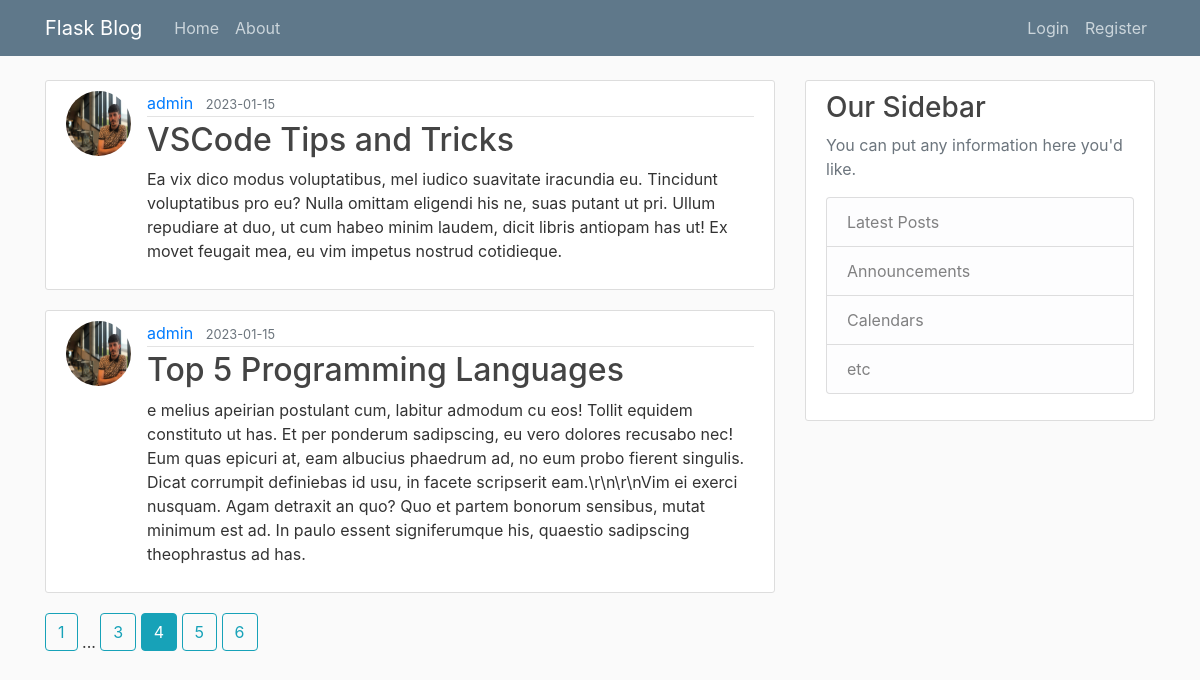
/home?page=4, run on the app's committed database.
### flaskblog/models.py (models this page shows, shortened)
class Post(db.Model):
    id = db.Column(db.Integer, primary_key=True)
    title = db.Column(db.String(100), nullable=False)
    date_posted = db.Column(db.DateTime, nullable=False, default=datetime.utcnow)
    content = db.Column(db.Text, nullable=False)
    user_id = db.Column(db.Integer, db.ForeignKey("user.id"), nullable=False)

class User(db.Model, UserMixin):
    id = db.Column(db.Integer, primary_key=True)
    username = db.Column(db.String(20), unique=True, nullable=False)
    email = db.Column(db.String(120), unique=True, nullable=False)
    image_file = db.Column(db.String(20), nullable=False, default="default.jpg")
    password = db.Column(db.String(60), nullable=False)
    posts = db.relationship(
        "Post", backref="author", lazy=True
    )  # backref isn't the actual column in Post, but lets us access who is the user that created that post

### flaskblog/routes.py (the view)
@app.route("/")
@app.route("/home")
def home():
    page = request.args.get("page", 1, type=int)  # http://127.0.0.1:5000/home?page=1
    posts = Post.query.order_by(Post.date_posted.desc()).paginate(
        page=page, per_page=2
    )  # show newer posts first, paginate
    return render_template("home.html", posts=posts)

### flaskblog/templates/home.html
{% extends "layout.html" %} {% block content %} {% for post in posts.items %}
<article class="media content-section">
  <img
    class="rounded-circle article-img"
    src="{{ url_for('static', filename='profile_pics/' + post.author.image_file) }}"
  />
  <div class="media-body">
    <div class="article-metadata">
      <a class="mr-2" href="#">{{ post.author.username }}</a>
      <small class="text-muted"
        >{{ post.date_posted.strftime('%Y-%m-%d') }}</small
      >
    </div>
    <h2>
      <a class="article-title" href="{{ url_for('post', post_id=post.id) }}"
        >{{ post.title }}</a
      >
    </h2>
    <p class="article-content">{{ post.content }}</p>
  </div>
</article>
{% endfor %} {% for page_num in posts.iter_pages(left_edge=1, right_edge=1,
left_current=1, right_current=2) %} {% if page_num %} {% if posts.page ==
page_num %}
<a class="btn btn-info mb-4" href="{{ url_for('home', page=page_num) }}"
  >{{ page_num }}</a
>
{% else %}
<a class="btn btn-outline-info mb-4" href="{{ url_for('home', page=page_num) }}"
  >{{ page_num }}</a
>
{% endif %} {% else %} ... {% endif %} {% endfor %} {% endblock content %}

### flaskblog/static/main.css (style rules this page uses)
body { background: #fafafa; color: #333333; margin-top: 5rem; }
h1, h2, h3, h4, h5, h6 { color: #444444; }
.content-section { background: #ffffff; padding: 10px 20px; border: 1px solid #dddddd; border-radius: 3px; margin-bottom: 20px; }
.article-title { color: #444444; }
.article-content { white-space: pre-line; }
.article-img { height: 65px; width: 65px; margin-right: 16px; }
.article-metadata { padding-bottom: 1px; margin-bottom: 4px; border-bottom: 1px solid #e3e3e3 }

### data on the page
Post: image_file (picture), author.username "admin", date_posted "2023-01-15", title "VSCode Tips and Tricks", content "Ea vix dico modus voluptatibus, mel iudico suavitate iracundia eu. Tincidunt voluptatibus pro eu? Nulla omittam eligendi his ne, suas putant ut pri. Ullum repudiare at duo, ut cum habeo minim laudem, dicit libris antiopam has ut! Ex movet feugait mea, eu vim impetus nostrud cotidieque."
Post: image_file (picture), author.username "admin", date_posted "2023-01-15", title "Top 5 Programming Languages", content "e melius apeirian postulant cum, labitur admodum cu eos! Tollit equidem constituto ut has. Et per ponderum sadipscing, eu vero dolores recusabo nec! Eum quas epicuri at, eam albucius phaedrum ad, no eum probo fierent singulis. Dicat corrumpit definiebas id usu, in facete scripserit eam.\\r\\n\\r\\nVim ei exerci nusquam. Agam detraxit an quo? Quo et partem bonorum sensibus, mutat minimum est ad. In paulo essent signiferumque his, quaestio sadipscing theophrastus ad has."

### other printed values
{{ page_num }} "1" "3" "5" "6"
{{ page_num }} "4"
